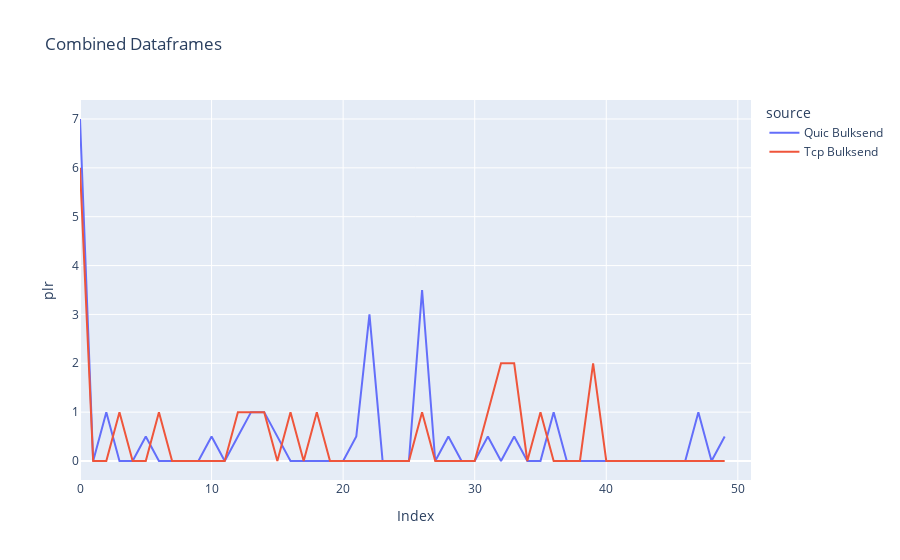
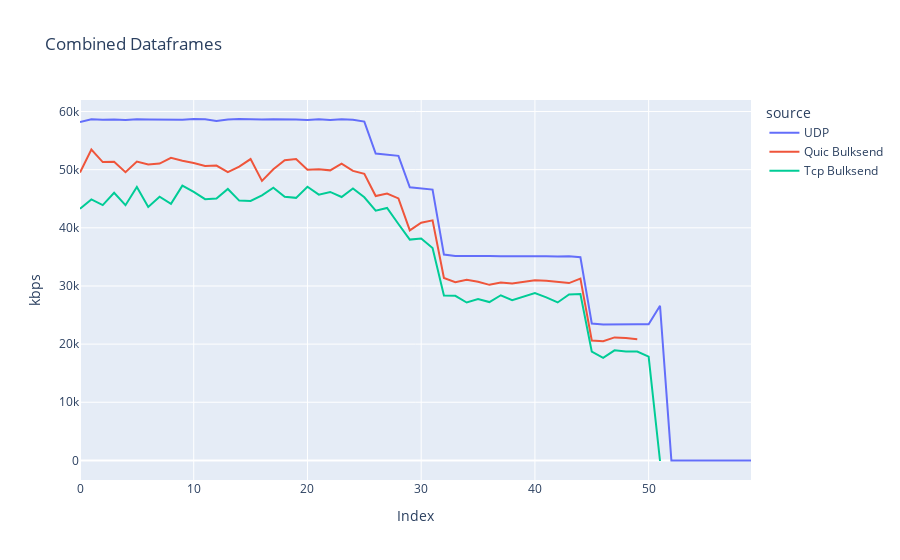

Notebook code cell kept with these figures, in order:
### Markdown cell above
## Loss Percentage

### Code cell
udpClientCsv = f'../data/baseline_jan19/baseline-udp/2024-01-19_10:14:23/udp-flow0-client.csv'
udpClientDf_1 = pd.read_csv(udpClientCsv)
udpClientDf_1['plr'] = pd.to_numeric(udpClientDf_1['plr'], errors='coerce')

tcpClientCsv = f'../data/baseline_jan19/baseline-tcp-bulksend/2024-01-19_09:48:02/tcp-flow0-client.csv'
tcpClientDf_1 = pd.read_csv(tcpClientCsv)
tcpClientDf_1['plr'] = pd.to_numeric(tcpClientDf_1['plr'], errors='coerce')
tcpClientDf_1['plr'] = tcpClientDf_1['plr'][0:50]

quicClientCsv = f'../data/baseline_jan19/baseline-quic-bulksend/2024-01-19_09:48:24/quic-flow0-client.csv'
quicClientDf_1 = pd.read_csv(quicClientCsv)
quicClientCsv = f'../data/baseline_jan19/baseline-quic-bulksend/2024-01-19_12:57:02/quic-flow0-client.csv'
quicClientDf_2 = pd.read_csv(quicClientCsv)
quicClientDf_1['plr'] = quicClientDf_1['plr'][0:50]
quicClientDf_2['plr'] = quicClientDf_2['plr'][0:50]

quicAvgDf = (quicClientDf_1['plr'] + quicClientDf_2['plr'])/2
quicAvgDf = pd.DataFrame((quicAvgDf))

udpClientDf_1['source'] = 'UDP'
quicAvgDf['source'] = 'Quic Bulksend'
tcpClientDf_1['source'] = 'Tcp Bulksend'

# Concatenate the dataframes
# comThroughput = pd.concat([udpClientDf_1, quicAvgDf, tcpClientDf_1])
comLos = pd.concat([quicAvgDf, tcpClientDf_1])

comLos['plr'] = pd.to_numeric(comLos['plr'], errors='coerce')

# Plotting the combined data
figLos = px.line(comLos, x=comLos.index, y='plr', color='source',
                labels={'index': 'Index', 'plr': 'plr'}, title='Combined Dataframes')

# Show the legend
figLos.update_layout(showlegend=True)

figLos.show()
figTh
figTh

### Figure 1 — Plotly figure (JSON) as saved in the notebook; plotly's stock layout.template omitted (floating-point values rounded to 4 significant figures)
{"data": [{"hovertemplate": "source=Quic Bulksend<br>Index=%{x}<br>plr=%{y}<extra></extra>", "legendgroup": "Quic Bulksend", "line": {"color": "#636efa", "dash": "solid"}, "marker": {"symbol": "circle"}, "mode": "lines", "name": "Quic Bulksend", "orientation": "v", "showlegend": true, "x": [0, 1, 2, 3, 4, 5, 6, 7, 8, 9, 10, 11, 12, 13, 14, 15, 16, 17, 18, 19, 20, 21, 22, 23, 24, 25, 26, 27, 28, 29, 30, 31, 32, 33, 34, 35, 36, 37, 38, 39, 40, 41, 42, 43, 44, 45, 46, 47, 48, 49, 50, 51], "xaxis": "x", "y": [7.0, 0.0, 1.0, 0.0, 0.0, 0.5, 0.0, 0.0, 0.0, 0.0, 0.5, 0.0, 0.5, 1.0, 1.0, 0.5, 0.0, 0.0, 0.0, 0.0, 0.0, 0.5, 3.0, 0.0, 0.0, 0.0, 3.5, 0.0, 0.5, 0.0, 0.0, 0.5, 0.0, 0.5, 0.0, 0.0, 1.0, 0.0, 0.0, 0.0, 0.0, 0.0, 0.0, 0.0, 0.0, 0.0, 0.0, 1.0, 0.0, 0.5, null, null], "yaxis": "y", "type": "scatter"}, {"hovertemplate": "source=Tcp Bulksend<br>Index=%{x}<br>plr=%{y}<extra></extra>", "legendgroup": "Tcp Bulksend", "line": {"color": "#EF553B", "dash": "solid"}, "marker": {"symbol": "circle"}, "mode": "lines", "name": "Tcp Bulksend", "orientation": "v", "showlegend": true, "x": [0, 1, 2, 3, 4, 5, 6, 7, 8, 9, 10, 11, 12, 13, 14, 15, 16, 17, 18, 19, 20, 21, 22, 23, 24, 25, 26, 27, 28, 29, 30, 31, 32, 33, 34, 35, 36, 37, 38, 39, 40, 41, 42, 43, 44, 45, 46, 47, 48, 49, 50, 51], "xaxis": "x", "y": [6.0, 0.0, 0.0, 1.0, 0.0, 0.0, 1.0, 0.0, 0.0, 0.0, 0.0, 0.0, 1.0, 1.0, 1.0, 0.0, 1.0, 0.0, 1.0, 0.0, 0.0, 0.0, 0.0, 0.0, 0.0, 0.0, 1.0, 0.0, 0.0, 0.0, 0.0, 1.0, 2.0, 2.0, 0.0, 1.0, 0.0, 0.0, 0.0, 2.0, 0.0, 0.0, 0.0, 0.0, 0.0, 0.0, 0.0, 0.0, 0.0, 0.0, null, null], "yaxis": "y", "type": "scatter"}], "layout": {"xaxis": {"anchor": "y", "domain": [0.0, 1.0], "title": {"text": "Index"}}, "yaxis": {"anchor": "x", "domain": [0.0, 1.0], "title": {"text": "plr"}}, "legend": {"title": {"text": "source"}, "tracegroupgap": 0}, "title": {"text": "Combined Dataframes"}, "showlegend": true}}

### Figure 2 — Plotly figure (JSON) as saved in the notebook; plotly's stock layout.template omitted (floating-point values rounded to 4 significant figures)
{"data": [{"hovertemplate": "source=UDP<br>Index=%{x}<br>kbps=%{y}<extra></extra>", "legendgroup": "UDP", "line": {"color": "#636efa", "dash": "solid"}, "marker": {"symbol": "circle"}, "mode": "lines", "name": "UDP", "orientation": "v", "showlegend": true, "x": [0, 1, 2, 3, 4, 5, 6, 7, 8, 9, 10, 11, 12, 13, 14, 15, 16, 17, 18, 19, 20, 21, 22, 23, 24, 25, 26, 27, 28, 29, 30, 31, 32, 33, 34, 35, 36, 37, 38, 39, 40, 41, 42, 43, 44, 45, 46, 47, 48, 49, 50, 51, 52, 53, 54, 55, 56, 57, 58, 59], "xaxis": "x", "y": [58210.0, 58680.0, 58580.0, 58640.0, 58520.0, 58670.0, 58640.0, 58620.0, 58620.0, 58560.0, 58710.0, 58660.0, 58370.0, 58630.0, 58710.0, 58640.0, 58640.0, 58670.0, 58700.0, 58610.0, 58560.0, 58650.0, 58540.0, 58680.0, 58580.0, 58260.0, 52760.0, 52580.0, 52380.0, 46970.0, 46780.0, 46570.0, 35400.0, 35170.0, 35150.0, 35210.0, 35150.0, 35120.0, 35140.0, 35210.0, 35170.0, 35130.0, 35060.0, 35100.0, 34930.0, 23550.0, 23390.0, 23430.0, 23420.0, 23400.0, 23400.0, 26590.0, -0.0, -0.0, -0.0, -0.0, -0.0, -0.0, -0.0, -0.0], "yaxis": "y", "type": "scatter"}, {"hovertemplate": "source=Quic Bulksend<br>Index=%{x}<br>kbps=%{y}<extra></extra>", "legendgroup": "Quic Bulksend", "line": {"color": "#EF553B", "dash": "solid"}, "marker": {"symbol": "circle"}, "mode": "lines", "name": "Quic Bulksend", "orientation": "v", "showlegend": true, "x": [0, 1, 2, 3, 4, 5, 6, 7, 8, 9, 10, 11, 12, 13, 14, 15, 16, 17, 18, 19, 20, 21, 22, 23, 24, 25, 26, 27, 28, 29, 30, 31, 32, 33, 34, 35, 36, 37, 38, 39, 40, 41, 42, 43, 44, 45, 46, 47, 48, 49, 50, 51], "xaxis": "x", "y": [49510.0, 53470.0, 51310.0, 51370.0, 49570.0, 51400.0, 50880.0, 51040.0, 52050.0, 51540.0, 51160.0, 50640.0, 50700.0, 49560.0, 50510.0, 51820.0, 48080.0, 50080.0, 51630.0, 51820.0, 49980.0, 50070.0, 49880.0, 51030.0, 49780.0, 49290.0, 45470.0, 45900.0, 45060.0, 39550.0, 40870.0, 41280.0, 31360.0, 30640.0, 31070.0, 30740.0, 30190.0, 30590.0, 30430.0, 30720.0, 30980.0, 30890.0, 30760.0, 30490.0, 31250.0, 20610.0, 20510.0, 21150.0, 21040.0, 20820.0, null, null], "yaxis": "y", "type": "scatter"}, {"hovertemplate": "source=Tcp Bulksend<br>Index=%{x}<br>kbps=%{y}<extra></extra>", "legendgroup": "Tcp Bulksend", "line": {"color": "#00cc96", "dash": "solid"}, "marker": {"symbol": "circle"}, "mode": "lines", "name": "Tcp Bulksend", "orientation": "v", "showlegend": true, "x": [0, 1, 2, 3, 4, 5, 6, 7, 8, 9, 10, 11, 12, 13, 14, 15, 16, 17, 18, 19, 20, 21, 22, 23, 24, 25, 26, 27, 28, 29, 30, 31, 32, 33, 34, 35, 36, 37, 38, 39, 40, 41, 42, 43, 44, 45, 46, 47, 48, 49, 50, 51], "xaxis": "x", "y": [43280.0, 44890.0, 43910.0, 46020.0, 43890.0, 47030.0, 43570.0, 45350.0, 44120.0, 47250.0, 46160.0, 44930.0, 45040.0, 46690.0, 44680.0, 44630.0, 45590.0, 46910.0, 45330.0, 45150.0, 47070.0, 45710.0, 46170.0, 45300.0, 46760.0, 45260.0, 42950.0, 43420.0, 40650.0, 37980.0, 38150.0, 36540.0, 28370.0, 28300.0, 27160.0, 27750.0, 27230.0, 28400.0, 27540.0, 28120.0, 28770.0, 28050.0, 27160.0, 28540.0, 28600.0, 18710.0, 17630.0, 18930.0, 18740.0, 18720.0, 17860.0, -102.0], "yaxis": "y", "type": "scatter"}], "layout": {"xaxis": {"anchor": "y", "domain": [0.0, 1.0], "title": {"text": "Index"}}, "yaxis": {"anchor": "x", "domain": [0.0, 1.0], "title": {"text": "kbps"}}, "legend": {"title": {"text": "source"}, "tracegroupgap": 0}, "title": {"text": "Combined Dataframes"}, "showlegend": true}}
